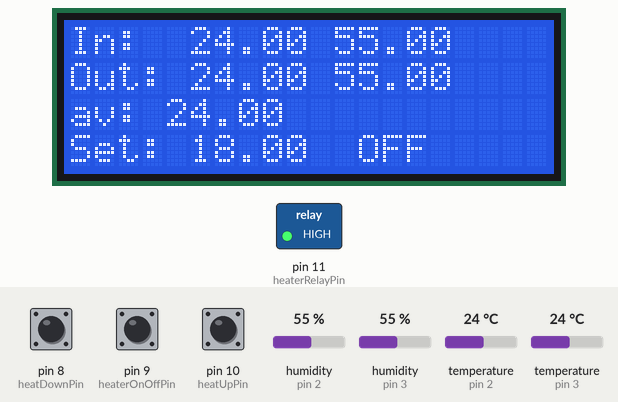
Recording of a sketch running on a simulated Arduino Uno, built with avr-gcc and run on an emulated ATmega328P. Shown: 20×4 character LCD, switched loads named in the sketch (green lamp = pin HIGH). Inputs (shaded band) come from the test bench; at power-on: pin 9 (heaterOnOffPin) HIGH, temperature (sensors on pin 2, pin 3) 24 °C, pin 8 (heatDownPin) HIGH, pin 10 (heatUpPin) HIGH, humidity (sensors on pin 2, pin 3) 55 %. What the sketch prints to the serial monitor is not drawn.

Above: at 5.7 s.
5.8 s: pin 9 (heaterOnOffPin) pulled LOW for 1 s
At 5.94 s:
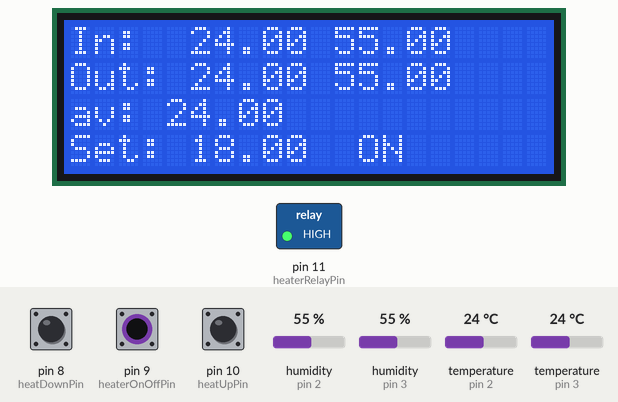
8.3 s: temperature (sensor on pin 2) set to 12 °C
At 11.6 s:
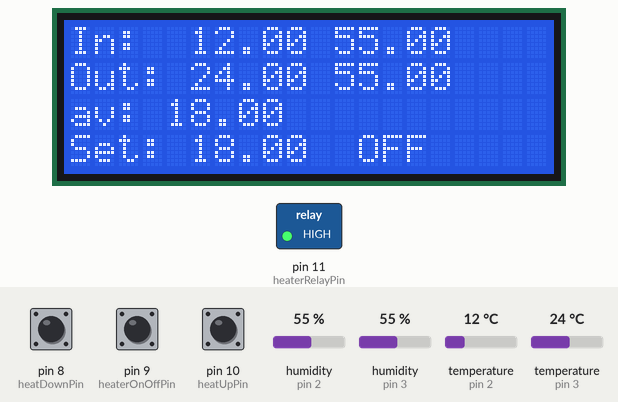
16.7 s: pin 9 (heaterOnOffPin) pulled LOW for 0.15 s
At 17.5 s:
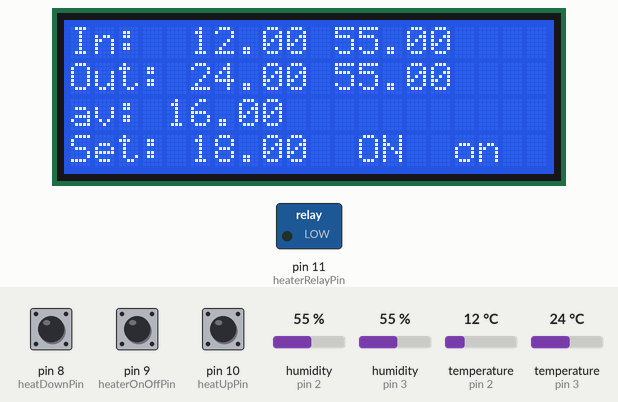
29.8 s: pin 8 (heatDownPin) pulled LOW for 3.2 s
At 33.4 s:
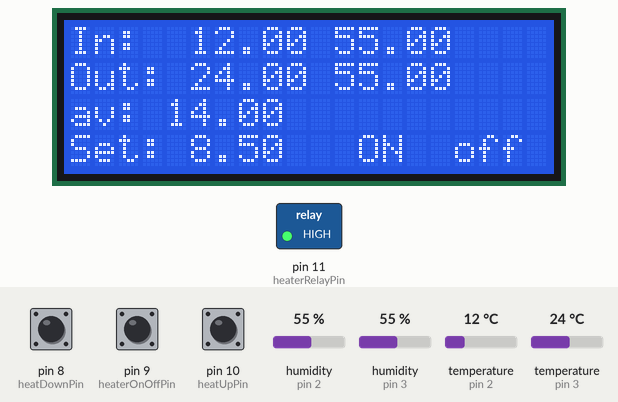
34.5 s: pin 9 (heaterOnOffPin) pulled LOW for 0.15 s
At 36.7 s:
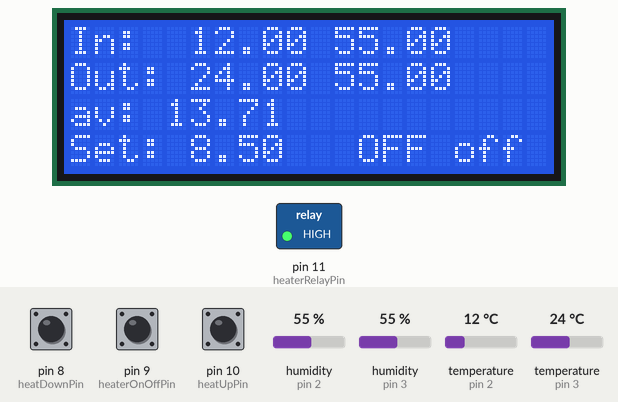
47.6 s: pin 10 (heatUpPin) pulled LOW for 1 s
At 49.3 s:
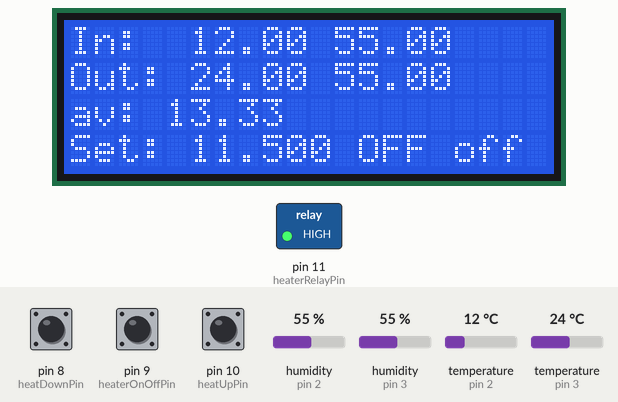
Timing chart, 0 to 50.8 s (numbered marks = the images above; inputs shaded):
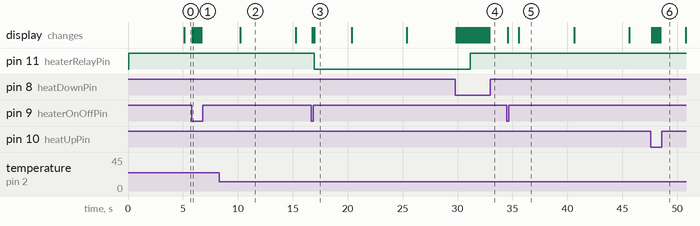

Measured:
- after the input at 5.8 s, the display: changes after 0.06 s (image 1)
- after the input at 8.3 s, the display: changes after 1.9 s (image 2)
- after the input at 16.7 s, pin 11 (heaterRelayPin): HIGH → LOW after 0.25 s; the display: first changes after 0.06 s (image 3 shows a later state)
- after the input at 29.8 s, pin 11 (heaterRelayPin): LOW → HIGH after 1.3 s; the display: first changes after 0.06 s (image 4 shows a later state)
- after the input at 34.5 s, the display: first changes after 0.08 s (image 5 shows a later state)
- after the input at 47.6 s, the display: first changes after 0.07 s (image 6 shows a later state)
- what the display in image 5 shows lasts 5.0 s, from 35.6 s to 40.6 s

The sketch:

combined.ino.ino
```cpp
#include <LiquidCrystal.h>


// Example testing sketch for various DHT humidity/temperature sensors
// Written by ladyada, public domain

// REQUIRES the following Arduino libraries:
// - DHT Sensor Library: https://github.com/adafruit/DHT-sensor-library
// - Adafruit Unified Sensor Lib: https://github.com/adafruit/Adafruit_Sensor

#include "DHT.h"
#include "Wire.h"
#include "Adafruit_LiquidCrystal.h"

// rolling average library, form https://github.com/MajenkoLibraries/Average, forked to https://github.com/paulrogers/Average
#include <Average.h>


#define DHTPIN1 2     // Digital pin connected to the DHT sensor
#define DHTPIN2 3     // Digital pin connected to the DHT sensor
// Feather HUZZAH ESP8266 note: use pins 3, 4, 5, 12, 13 or 14 --
// Pin 15 can work but DHT must be disconnected during program upload.

// Uncomment whatever type you're using!
//#define DHTTYPE DHT11   // DHT 11
#define DHTTYPE DHT22   // DHT 22  (AM2302), AM2321
//#define DHTTYPE DHT21   // DHT 21 (AM2301)

// Connect pin 1 (on the left) of the sensor to +5V
// NOTE: If using a board with 3.3V logic like an Arduino Due connect pin 1
// to 3.3V instead of 5V!
// Connect pin 2 of the sensor to whatever your DHTPIN is
// Connect pin 4 (on the right) of the sensor to GROUND
// Connect a 10K resistor from pin 2 (data) to pin 1 (power) of the sensor

// Initialize DHT sensor.
// Note that older versions of this library took an optional third parameter to
// tweak the timings for faster processors.  This parameter is no longer needed
// as the current DHT reading algorithm adjusts itself to work on faster procs.
DHT dht1(DHTPIN1, DHTTYPE);
DHT dht2(DHTPIN2, DHTTYPE);

// Connect via i2c, default address #0 (A0-A2 not jumpered)
Adafruit_LiquidCrystal lcd(0);


// Values for thermostat control
// the default set temp when we start up
float default_temp = 18.00;

// the value where we ignore temp changes after reaching our set point
float  default_swing = 2.0;

//   the heater on/off button
bool heater_enabled = false;

// is the heater /actually/ on
bool heating = false;

// pins for the buttons
const int heaterOnOffPin = 9;
const int heatUpPin = 10;
const int heatDownPin = 8;

// the relay pin
const int heaterRelayPin = 11;

// the temperature we want to aim for
float setTemperature;
// the increment in temperature between button presses
float tempIncrement = 0.5;

// the max temp we allow the up/buttons to goto
float maxAllowedTemperature = 25.0;
float minAllowedTemperature = 0.0;

// rolling average to help stop spikes in current temp causing heater to cycle quickl
Average<float> ave(20);


// avoid using the delay() function so we get fast feedback on the switches
unsigned long previousMillis = 0;        // will store last time loop was executed
const long sensorReadInterval = 5000;

bool heaterOnOffButtonState_LAST = true;
bool heaterUpButtonState_LAST = true;
bool heaterDownButtonState_LAST = true;

float t1;
float h1;
float t2;
float h2;


// constant for interval before allowing heater to come on again
const  long five_minutes =  300000 ;
unsigned long lastHeaterStoppedAt = 0 ;


void setHeaterState( bool onOrOff) {

  if (onOrOff) {
    heating = true;
    digitalWrite( heaterRelayPin , LOW);
    writeHeaterStateToLCD(" on");
  } else {
    heating = false;
    digitalWrite( heaterRelayPin, HIGH );
    writeHeaterStateToLCD(" off");
  }
}


void writeSetTempToLCD( float setTemp) {
  lcd.setCursor(5, 3);
  lcd.print( "     " );
  lcd.setCursor(5, 3);
  lcd.print( setTemp);

}

void writeHeaterEnabledToLCD( bool heatEnabled) {
  lcd.setCursor(11, 3);
  lcd.print( "     " );
  lcd.setCursor(11, 3);
  if (heatEnabled)
    lcd.print( " ON");
  else
    lcd.print( " OFF");
}

void writeHeaterStateToLCD(String wait) {
  lcd.setCursor(15, 3);
  while (wait.length() < 4 )
    wait = wait + " ";
  lcd.print( wait );
}


void setup() {
  Serial.begin(9600);
  Serial.println(F("DHTxx test!"));

  dht1.begin();
  dht2.begin();
  lcd.begin(20, 4);

  pinMode(heaterOnOffPin, INPUT_PULLUP);
  pinMode(heatUpPin, INPUT_PULLUP);
  pinMode(heatDownPin, INPUT_PULLUP);


  pinMode(heaterRelayPin, OUTPUT);
  digitalWrite( heaterRelayPin, HIGH);
  setTemperature = default_temp;
}


void loop() {


  // read state of on/off button
  bool heaterOnOffButtonState = digitalRead(heaterOnOffPin);
  if (!heaterOnOffButtonState ) {
    if ( heaterOnOffButtonState_LAST ) {
      heater_enabled  = !heater_enabled;
      Serial.println("on/off button pressed");
      writeHeaterEnabledToLCD(heater_enabled);
    }
  }
  heaterOnOffButtonState_LAST = heaterOnOffButtonState;
  delay(50);

  bool heaterUpButtonPressed = digitalRead(heatUpPin);
  if ( !heaterUpButtonPressed) {
    if ( heaterOnOffButtonState_LAST ) {
      if ( setTemperature < maxAllowedTemperature) {
        setTemperature = setTemperature + tempIncrement;
        writeSetTempToLCD( setTemperature );
        lcd.print(heaterUpButtonPressed);
        Serial.println("up button pressed");
      }
    }
  }
  heaterOnOffButtonState_LAST = heaterUpButtonPressed;
  delay(50);

  bool heaterDownButtonPressed = digitalRead(heatDownPin);
  if ( !heaterDownButtonPressed) {
    if ( heaterDownButtonState_LAST ) {
      if ( setTemperature > minAllowedTemperature) {
        setTemperature = setTemperature - tempIncrement;
        writeSetTempToLCD( setTemperature );
        Serial.println("down button pressed");
      }
    }
  }
  heaterDownButtonState_LAST = heaterUpButtonPressed;
  delay(50);

  if ( heater_enabled  ) {

    if ( t1 >= maxAllowedTemperature ) {
      // switch off the heater regardless
      setHeaterState( false );
    } else {

      if ( (setTemperature > ( ave.mean() ))  && !heating  ) {
        Serial.println("set temp is more than actual, enabling heater, if it hasnt ben used recently");
        // dont start heater within 5 minuts of last heat cycle
        unsigned long currentHeaterMillis = millis();
        Serial.println( currentHeaterMillis );
        Serial.println( five_minutes );
        Serial.println( lastHeaterStoppedAt );

        // if we cycle the heater, with in 5 minutes, we get a -ve, which is > five_minutes
        // so we need to check for > 0 too, but then we get cast issues....
        // As long as we dont cycle in the first 5 minutes, I think its all ok....
        Serial.println(currentHeaterMillis - five_minutes );
        if ( (currentHeaterMillis - five_minutes)  > 0 ) {
          if ( ( currentHeaterMillis - five_minutes ) > lastHeaterStoppedAt  ) {
            setHeaterState( true );
          }  else {
            Serial.println("Want to heat, but need to wait..");
            writeHeaterStateToLCD("wait");
          }
        } else {
          Serial.println("Cant Heat cycle in first 5 minutes. Need to wait..");
          writeHeaterStateToLCD("init");
        }
      }
    }
  } else {
    // likley the on/off button has been set to off
    if ( heating) {
      setHeaterState( false );
      lastHeaterStoppedAt = millis();
      Serial.println(" heater set to off ");
    }
  }
  if ( (setTemperature <= ( ave.mean()   ) ) && heating) {
    Serial.println("Desired Temperature reached. Heater being switched off!");
    setHeaterState( false );
    lastHeaterStoppedAt = millis();
  }


  unsigned long currentMillis = millis();
  if (currentMillis - previousMillis >= sensorReadInterval) {
    previousMillis = currentMillis;

    // Reading temperature or humidity takes about 250 milliseconds!

    h1 = dht1.readHumidity();
    t1 = dht1.readTemperature();

    h2 = dht2.readHumidity();
    t2 = dht2.readTemperature();


    // record the temp to get our rolling average
    ave.push( t1 );


    // Check if any reads failed and exit early (to try again).
    /*
      if (isnan(h1) || isnan(t1) ) {
      //Serial.println(F("Failed to read from DHT sensor!"));
      //return;
      h1  ="?";
      t1 = "?";
      }
    */

    Serial.print(F("Humidity: "));
    Serial.print(h1);
    Serial.print(F("%  Temperature: "));
    Serial.print(t1);
    Serial.print(F("°C "));

    Serial.print(" set: ");
    Serial.print( setTemperature );
    Serial.print(" enabled: ");
    Serial.print( heater_enabled );

    Serial.print(" heating: ");
    Serial.println( heating );


    lcd.setCursor(0, 0);
    lcd.print("In:  ");
    lcd.print( t1 );
    lcd.print(" ");
    lcd.print(h1);

    lcd.setCursor(0, 1);
    lcd.print("Out: ");
    lcd.print( t2 );
    lcd.print(" ");
    lcd.print(h2);

    // averages, for debug
    lcd.setCursor(0, 2);
    lcd.print("av: ");
    lcd.print(ave.mean() );

    lcd.setCursor(0, 3);
    lcd.print("Set: ");
    writeSetTempToLCD( setTemperature );
    writeHeaterEnabledToLCD( heater_enabled);
  }
}
```
